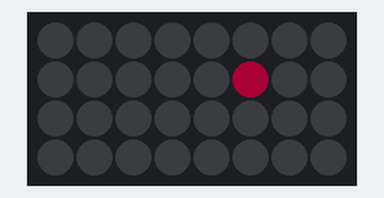
This sketch was run on a simulated Arduino Uno, built with avr-gcc and run on an emulated ATmega328P. Shown: 8×4 RGB LED matrix (first LED top left, wired row by row). Dim RGB values are drawn brighter than linear; random numbers use the default seed unless the sketch sets one.

Above: at 0.57 s.
At 5.25 s:
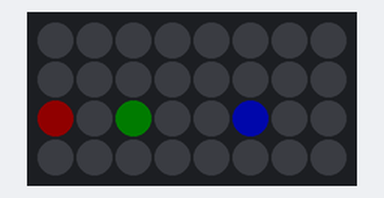
At 10.24 s:
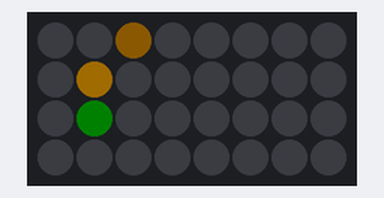
At 19.91 s:
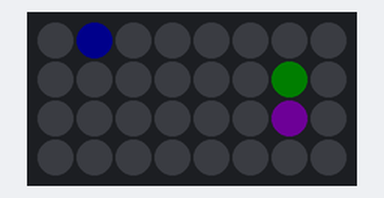
At 29.58 s:
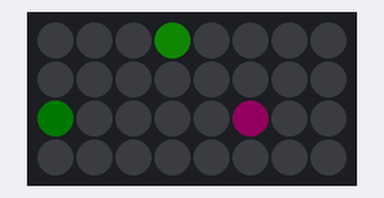
At 39.25 s:
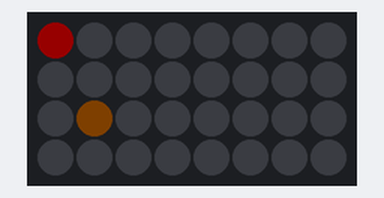

The sketch:

example-14-matrix.ino
```cpp
//
// Arduino Light Studies examples
// Jonas Vorwerk 2018
// https://jonasvorwerk.nl
//

#include "FastLED.h"

#define NUM_LEDS    32
#define DATA_PIN    13
#define CLOCK_PIN   12
#define LED_TYPE    APA102
#define COLOR_ORDER BGR
#define BRIGHTNESS  64
#define FRAMES_PER_SECOND 30

const uint8_t kMatrixWidth = 8;
const uint8_t kMatrixHeight = 4;
const bool kMatrixSerpentineLayout = false;

byte hue = 20;
byte sat = 255;
byte val = 255;

CRGB leds[NUM_LEDS];

void setup() {
  FastLED.addLeds<NEOPIXEL, 10>(leds, NUM_LEDS);
  //FastLED.addLeds<LED_TYPE, DATA_PIN>(leds, NUM_LEDS);
  //FastLED.addLeds<LED_TYPE,DATA_PIN,COLOR_ORDER>(leds, NUM_LEDS);
  //FastLED.addLeds<LED_TYPE,DATA_PIN,CLOCK_PIN,COLOR_ORDER>(leds, NUM_LEDS);
  FastLED.setBrightness(BRIGHTNESS);
  FastLED.clear();

  Serial.begin(9600);
}

void loop() {

  //while (! Serial);

  EVERY_N_MILLISECONDS(400){
    drawDot(random(kMatrixWidth-1), random(kMatrixHeight-1), random(255));
  }

  fadeToBlackBy(leds, NUM_LEDS, 20);

  FastLED.show();
  FastLED.delay(1000 / FRAMES_PER_SECOND);

}

//draws a dot on a matrix with x position, y position, hue
void drawDot(uint8_t dot_x, uint8_t dot_y, byte hue){

    leds[ XY( dot_x, dot_y) ] = CHSV(hue, sat, val);

}

uint16_t XY( uint8_t x, uint8_t y) {
  uint16_t i;

  if ( kMatrixSerpentineLayout == false) {
    i = (y * kMatrixWidth) + x;
  }

  if ( kMatrixSerpentineLayout == true) {
    if ( y & 0x01) {
      // Odd rows run backwards
      uint8_t reverseX = (kMatrixWidth - 1) - x;
      i = (y * kMatrixWidth) + reverseX;
    } else {
      // Even rows run forwards
      i = (y * kMatrixWidth) + x;
    }
  }

  return i;
}
```
